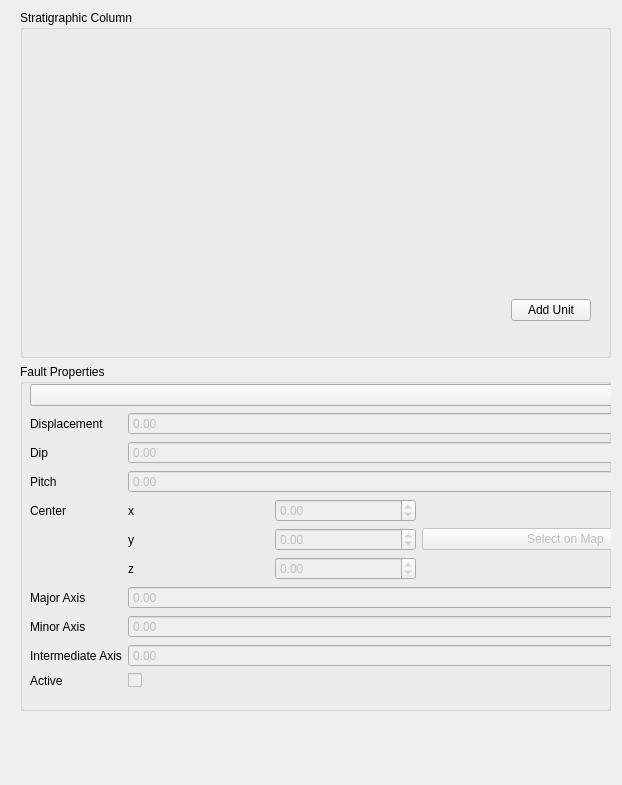
<?xml version="1.0" encoding="UTF-8"?>
<ui version="4.0">
 <class>Form</class>
 <widget class="QWidget" name="Form">
  <property name="geometry">
   <rect>
    <x>0</x>
    <y>0</y>
    <width>622</width>
    <height>785</height>
   </rect>
  </property>
  <property name="windowTitle">
   <string>Form</string>
  </property>
  <widget class="QWidget" name="verticalLayoutWidget">
   <property name="geometry">
    <rect>
     <x>20</x>
     <y>10</y>
     <width>591</width>
     <height>701</height>
    </rect>
   </property>
   <layout class="QVBoxLayout" name="verticalLayout">
    <item>
     <layout class="QVBoxLayout" name="verticalLayout_13">
      <item>
       <widget class="QGroupBox" name="groupBox_6">
        <property name="title">
         <string>Stratigraphic Column</string>
        </property>
        <widget class="QWidget" name="verticalLayoutWidget_3">
         <property name="geometry">
          <rect>
           <x>10</x>
           <y>30</y>
           <width>561</width>
           <height>281</height>
          </rect>
         </property>
         <layout class="QVBoxLayout" name="stratigraphicColumnMain">
          <property name="sizeConstraint">
           <enum>QLayout::SetMinimumSize</enum>
          </property>
          <item>
           <layout class="QGridLayout" name="stratigraphicColumnContainer">
            <item row="0" column="0">
             <spacer name="verticalSpacer">
              <property name="orientation">
               <enum>Qt::Vertical</enum>
              </property>
              <property name="sizeHint" stdset="0">
               <size>
                <width>20</width>
                <height>40</height>
               </size>
              </property>
             </spacer>
            </item>
           </layout>
          </item>
          <item>
           <layout class="QHBoxLayout" name="horizontalLayout">
            <item>
             <spacer name="horizontalSpacer">
              <property name="orientation">
               <enum>Qt::Horizontal</enum>
              </property>
              <property name="sizeHint" stdset="0">
               <size>
                <width>40</width>
                <height>20</height>
               </size>
              </property>
             </spacer>
            </item>
            <item>
             <widget class="QPushButton" name="addUnitButton">
              <property name="toolTip">
               <string>&lt;html&gt;&lt;head/&gt;&lt;body&gt;&lt;p&gt;Save the stratigraphic order and thickness as new columns in the contacts basal contacts layer. Note this will overwrite any existing data in the &amp;quot;LS_order' and 'LS_thickness' columns&lt;/p&gt;&lt;/body&gt;&lt;/html&gt;</string>
              </property>
              <property name="text">
               <string>Add Unit</string>
              </property>
             </widget>
            </item>
           </layout>
          </item>
         </layout>
        </widget>
       </widget>
      </item>
     </layout>
    </item>
    <item>
     <layout class="QVBoxLayout" name="verticalLayout_14">
      <item>
       <widget class="QGroupBox" name="groupBox_7">
        <property name="title">
         <string>Fault Properties</string>
        </property>
        <widget class="QWidget" name="verticalLayoutWidget_12">
         <property name="geometry">
          <rect>
           <x>10</x>
           <y>20</y>
           <width>679</width>
           <height>540</height>
          </rect>
         </property>
         <layout class="QVBoxLayout" name="verticalLayout_15">
          <item>
           <widget class="QComboBox" name="faultSelection"/>
          </item>
          <item>
           <layout class="QFormLayout" name="formLayout_7">
            <item row="0" column="0">
             <widget class="QLabel" name="label_16">
              <property name="text">
               <string>Displacement</string>
              </property>
             </widget>
            </item>
            <item row="0" column="1">
             <widget class="QDoubleSpinBox" name="faultDisplacementValue">
              <property name="enabled">
               <bool>false</bool>
              </property>
              <property name="minimum">
               <double>-10000000000.000000000000000</double>
              </property>
              <property name="maximum">
               <double>10000000000.000000000000000</double>
              </property>
             </widget>
            </item>
            <item row="1" column="0">
             <widget class="QLabel" name="label_17">
              <property name="text">
               <string>Dip</string>
              </property>
             </widget>
            </item>
            <item row="1" column="1">
             <widget class="QDoubleSpinBox" name="faultDipValue">
              <property name="enabled">
               <bool>false</bool>
              </property>
              <property name="minimum">
               <double>0.000000000000000</double>
              </property>
              <property name="maximum">
               <double>90.000000000000000</double>
              </property>
             </widget>
            </item>
            <item row="3" column="0">
             <widget class="QLabel" name="label_18">
              <property name="text">
               <string>Center</string>
              </property>
             </widget>
            </item>
            <item row="3" column="1">
             <layout class="QGridLayout" name="gridLayout">
              <item row="0" column="0">
               <layout class="QHBoxLayout" name="horizontalLayout_2">
                <item>
                 <layout class="QGridLayout" name="gridLayout_2">
                  <item row="0" column="0">
                   <widget class="QLabel" name="label_7">
                    <property name="text">
                     <string>x</string>
                    </property>
                   </widget>
                  </item>
                  <item row="1" column="1">
                   <widget class="QDoubleSpinBox" name="faultCentreY">
                    <property name="enabled">
                     <bool>false</bool>
                    </property>
                    <property name="minimum">
                     <double>-100000000000.000000000000000</double>
                    </property>
                    <property name="maximum">
                     <double>100000000000.000000000000000</double>
                    </property>
                   </widget>
                  </item>
                  <item row="0" column="1">
                   <widget class="QDoubleSpinBox" name="faultCentreX">
                    <property name="enabled">
                     <bool>false</bool>
                    </property>
                    <property name="minimum">
                     <double>-100000000000.000000000000000</double>
                    </property>
                    <property name="maximum">
                     <double>100000000000.000000000000000</double>
                    </property>
                   </widget>
                  </item>
                  <item row="1" column="0">
                   <widget class="QLabel" name="label_19">
                    <property name="text">
                     <string>y</string>
                    </property>
                   </widget>
                  </item>
                  <item row="2" column="0">
                   <widget class="QLabel" name="label_25">
                    <property name="text">
                     <string>z</string>
                    </property>
                   </widget>
                  </item>
                  <item row="2" column="1">
                   <widget class="QDoubleSpinBox" name="faultCentreZ">
                    <property name="enabled">
                     <bool>false</bool>
                    </property>
                    <property name="minimum">
                     <double>-100000000000.000000000000000</double>
                    </property>
                    <property name="value">
                     <double>0.000000000000000</double>
                    </property>
                   </widget>
                  </item>
                 </layout>
                </item>
                <item>
                 <widget class="QPushButton" name="pushButton_7">
                  <property name="enabled">
                   <bool>false</bool>
                  </property>
                  <property name="text">
                   <string>Select on Map</string>
                  </property>
                 </widget>
                </item>
               </layout>
              </item>
             </layout>
            </item>
            <item row="4" column="0">
             <widget class="QLabel" name="label_20">
              <property name="text">
               <string>Major Axis</string>
              </property>
             </widget>
            </item>
            <item row="4" column="1">
             <widget class="QDoubleSpinBox" name="faultMajorAxisLength">
              <property name="enabled">
               <bool>false</bool>
              </property>
              <property name="maximum">
               <double>10000000.000000000000000</double>
              </property>
             </widget>
            </item>
            <item row="5" column="0">
             <widget class="QLabel" name="label_21">
              <property name="text">
               <string>Minor Axis</string>
              </property>
             </widget>
            </item>
            <item row="5" column="1">
             <widget class="QDoubleSpinBox" name="faultMinorAxisLength">
              <property name="enabled">
               <bool>false</bool>
              </property>
              <property name="maximum">
               <double>10000000.000000000000000</double>
              </property>
             </widget>
            </item>
            <item row="6" column="0">
             <widget class="QLabel" name="label_22">
              <property name="text">
               <string>Intermediate Axis</string>
              </property>
             </widget>
            </item>
            <item row="6" column="1">
             <widget class="QDoubleSpinBox" name="faultIntermediateAxisLength">
              <property name="enabled">
               <bool>false</bool>
              </property>
              <property name="maximum">
               <double>1000000.000000000000000</double>
              </property>
             </widget>
            </item>
            <item row="7" column="0">
             <widget class="QLabel" name="faultActiveLabel">
              <property name="text">
               <string>Active</string>
              </property>
             </widget>
            </item>
            <item row="7" column="1">
             <widget class="QCheckBox" name="faultActiveCheckBox">
              <property name="enabled">
               <bool>false</bool>
              </property>
             </widget>
            </item>
            <item row="2" column="0">
             <widget class="QLabel" name="label_30">
              <property name="text">
               <string>Pitch</string>
              </property>
             </widget>
            </item>
            <item row="2" column="1">
             <widget class="QgsDoubleSpinBox" name="faultPitchValue">
              <property name="enabled">
               <bool>false</bool>
              </property>
              <property name="minimum">
               <double>0.000000000000000</double>
              </property>
              <property name="maximum">
               <double>180.000000000000000</double>
              </property>
             </widget>
            </item>
           </layout>
          </item>
          <item>
           <widget class="QPushButton" name="addFaultElipseToMap">
            <property name="text">
             <string>Add Elipse to Map</string>
            </property>
           </widget>
          </item>
         </layout>
        </widget>
       </widget>
      </item>
     </layout>
    </item>
   </layout>
  </widget>
 </widget>
 <customwidgets>
  <customwidget>
   <class>QgsDoubleSpinBox</class>
   <extends>QDoubleSpinBox</extends>
   <header>qgsdoublespinbox.h</header>
  </customwidget>
 </customwidgets>
 <resources/>
 <connections/>
</ui>
